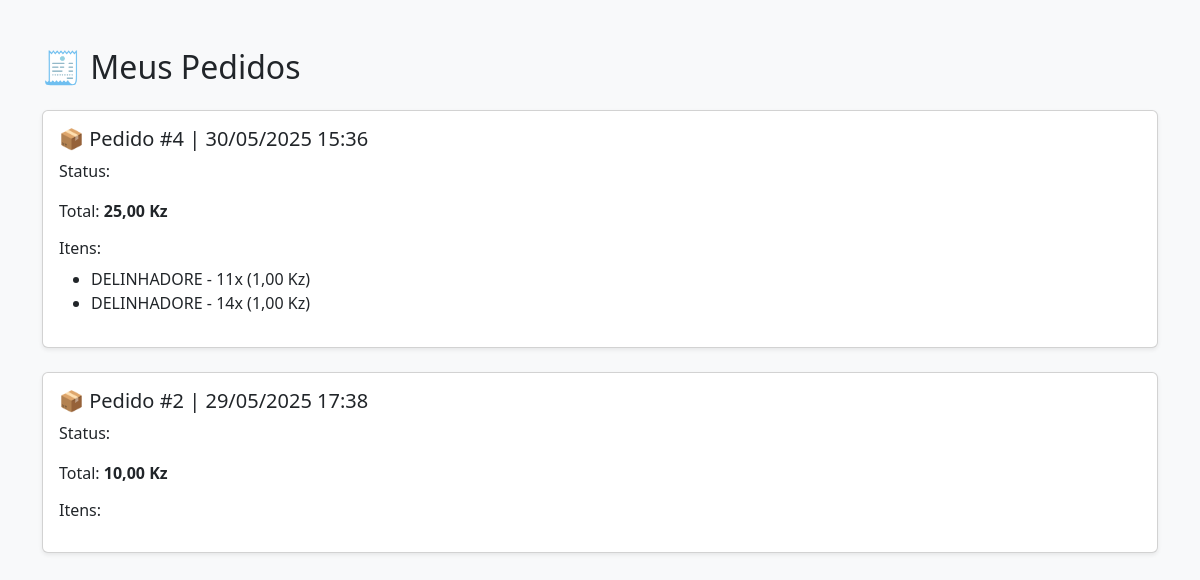
/meus_pedidos.php (signed in), run on the app's committed database.
### tables this page shows
CREATE TABLE `pedidos` (
  `id` int(11) NOT NULL,
  `id_usuario` int(11) DEFAULT NULL,
  `total` decimal(10,2) DEFAULT NULL,
  `nome_cliente` varchar(100) DEFAULT NULL,
  `telefone` varchar(20) DEFAULT NULL,
  `endereco` text DEFAULT NULL,
  `localidade` varchar(50) DEFAULT NULL,
  `pagamento` varchar(50) DEFAULT NULL,
  `observacoes` text DEFAULT NULL,
  `data_pedido` datetime DEFAULT NULL
);

CREATE TABLE `itens_pedido` (
  `id` int(11) NOT NULL,
  `id_pedido` int(11) DEFAULT NULL,
  `id_produto` int(11) DEFAULT NULL,
  `quantidade` int(11) DEFAULT NULL,
  `preco_unitario` decimal(10,2) DEFAULT NULL
);

CREATE TABLE `produtos` (
  `id` int(11) NOT NULL,
  `nome` varchar(255) NOT NULL,
  `descricao` text DEFAULT NULL,
  `preco` decimal(10,2) NOT NULL,
  `categoria_id` int(11) NOT NULL,
  `imagem` varchar(255) NOT NULL,
  `destaque` tinyint(1) DEFAULT 0,
  `data_adicao` timestamp NOT NULL DEFAULT current_timestamp()
);

### meus_pedidos.php (the view, shortened to what this page needs)
<?php
include_once('conexao.php');
$id_usuario = $_SESSION['usuario_id'];
$sql = "SELECT * FROM pedidos WHERE id_usuario = ? ORDER BY data_pedido DESC";
$stmt = $conn->prepare($sql);
$stmt->bind_param("i", $id_usuario);
$stmt->execute();
$result = $stmt->get_result();
?>
<!DOCTYPE html>
<html lang="pt">
<head>
  <link href="https://cdn.jsdelivr.net/npm/bootstrap@5.3.2/dist/css/bootstrap.min.css" rel="stylesheet">
</head>
<body class="bg-light">
  <div class="container py-5">
    <h2 class="mb-4">🧾 Meus Pedidos</h2>
    <?php if ($result->num_rows > 0): ?>
      <?php while ($pedido = $result->fetch_assoc()): ?>
        <div class="card mb-4 shadow-sm">
          <div class="card-body">
            <h5>📦 Pedido #<?= $pedido['id'] ?> | <?= date('d/m/Y H:i', strtotime($pedido['data_pedido'])) ?></h5>
            <p>Status: <strong><?= ucfirst($pedido['status']) ?></strong></p>
            <p>Total: <strong><?= number_format($pedido['total'], 2, ',', '.') ?> Kz</strong></p>
            <h6>Itens:</h6>
            <ul>
              <?php
                $sqlItens = "SELECT ip.*, p.nome FROM itens_pedido ip
                             JOIN produtos p ON p.id = ip.id_produto
                             WHERE ip.id_pedido = ?";
                $stmtItens = $conn->prepare($sqlItens);
                $stmtItens->bind_param("i", $pedido['id']);
                $stmtItens->execute();
                $resItens = $stmtItens->get_result();
                while ($item = $resItens->fetch_assoc()):
              ?>
                <li><?= $item['nome'] ?> - <?= $item['quantidade'] ?>x (<?= number_format($item['preco_unitario'], 2, ',', '.') ?> Kz)</li>
              <?php endwhile; ?>
            </ul>
          </div>
        </div>
      <?php endwhile; ?>
    <?php else: ?>
      <div class="alert alert-info">Você ainda não tem pedidos.</div>
    <?php endif; ?>
  </div>
</body>
</html>

### data on the page
pedidos: id "4", data_pedido "30/05/2025 15:36", total "25,00"
itens_pedido: id_produto.nome "DELINHADORE", quantidade "11", preco_unitario "1,00"
itens_pedido: id_produto.nome "DELINHADORE", quantidade "14", preco_unitario "1,00"
pedidos: id "2", data_pedido "29/05/2025 17:38", total "10,00"
